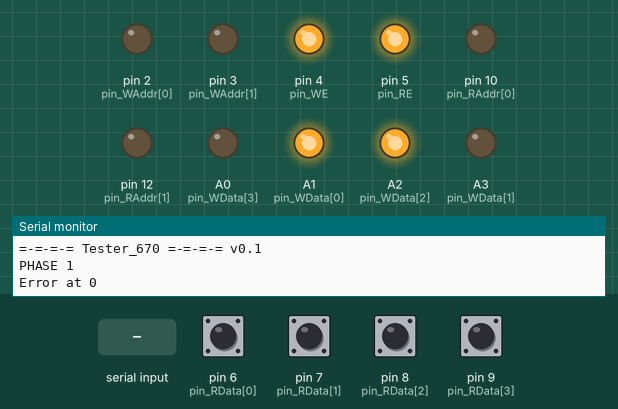
Recording of a sketch running on a simulated Arduino Uno, built with avr-gcc and run on an emulated ATmega328P. Shown: output pins drawn as LEDs (lit = HIGH), the last lines printed to the serial monitor. The test bench sets the inputs (shaded band); at power-on: pin 6 (pin_RData[0]), pin 7 (pin_RData[1]), pin 8 (pin_RData[2]), pin 9 (pin_RData[3]) HIGH.

Above: at 1.2 s.
1.3 s: "1" received over Serial
At 1.7 s:
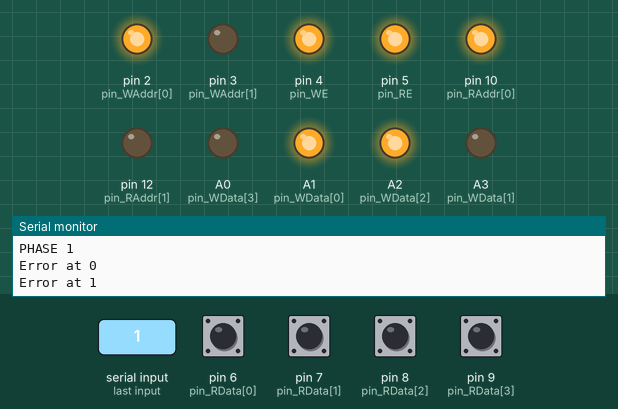
2.8 s: "0" received over Serial
At 4.0 s:
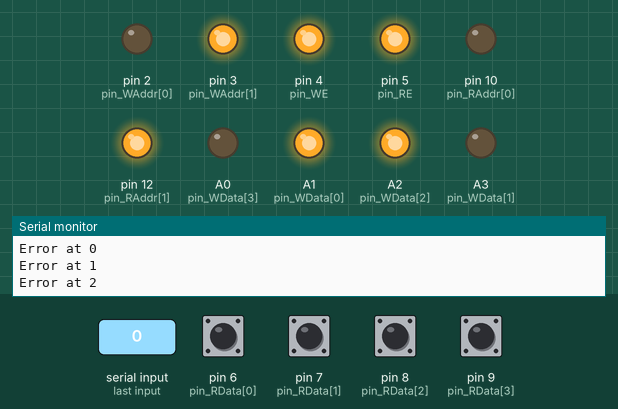
4.3 s: "2" received over Serial
At 5.2 s:
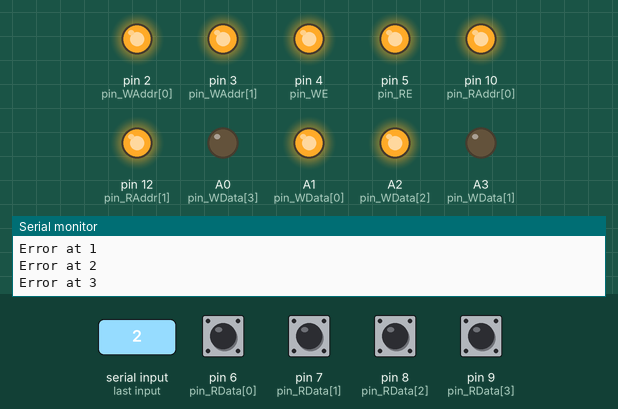
5.8 s: "1" received over Serial
At 6.3 s:
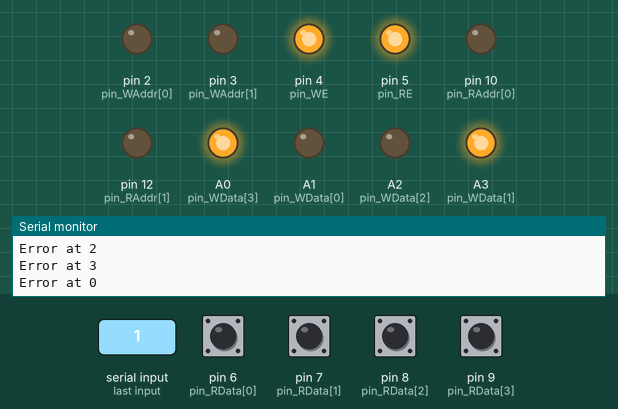
7.3 s: "0" received over Serial
At 8.5 s:
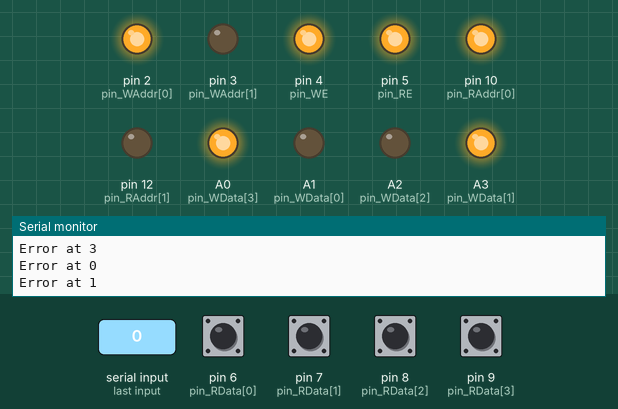
8.8 s: "2" received over Serial
At 9.8 s:
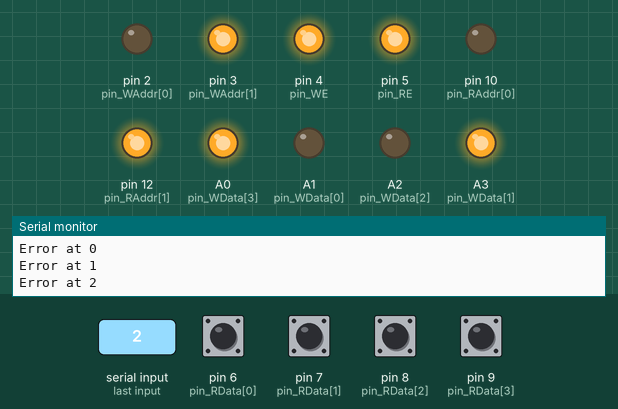
Timing chart, 0 to 11.3 s (numbered marks = the images above; inputs shaded):
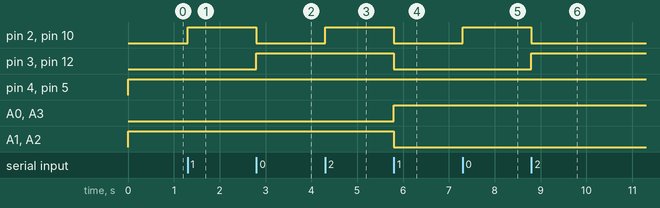

The sketch:

Tester670.ino
```cpp
/**
 * This is a tester for the 74x670 chip.
 *
 * The ’HC670 and CD74HCT670 are 16-bit register files
 * organized as 4 words x 4 bits each. Read and write address
 * and enable inputs allow simultaneous writing into one location
 * while reading another. Four data inputs are provided to store
 * the 4-bit word. The write address inputs (WA0 and WA1)
 * determine the location of the stored word in the register.
 * When write enable (WE) is low the word is entered into the
 * address location and it remains transparent to the data.
 */

#include <Arduino.h>
#include "Common.h"
#include "Debug.h"

/**
 *  Writes a value pinCount bits long to the pins specified in the 3rd argument.
 */
void Write( byte value, int pinCount, int *pins )
{
#ifdef DEBUG_DETAIL
    char buf[255];
    sprintf( buf, "W V[]=%x : ", value );
    DBG( buf );
#endif

    byte mask = 0x1;
    for( int i=0; i<pinCount; i++ )
    {
        int v = (value & mask) > 0 ? HIGH : LOW;
        mask <<= 1;

        digitalWrite( pins[i], v);
#ifdef DEBUG_DETAIL
        DBG( v );
        DBG( "," );
#endif
    }
#ifdef DEBUG_DETAIL
    DBGLN("");
#endif
}

/**
 * Reads value pinCount long from the pins specified in the 2nd argument.
 */
byte Read( int pinCount, int *pins )
{
#ifdef DEBUG_DETAIL
    DBG( "R V[]=" );
#endif
    byte mask = 0x1, ret = 0;
    for( int i=0; i<pinCount; i++ )
    {
        int v = (digitalRead( pins[i] ) == LOW) ? 0 : 1;
        ret += (v * mask);
        mask <<= 1;
#ifdef DEBUG_DETAIL
        DBG( v );
        DBG( "," );
#endif
    }
#ifdef DEBUG_DETAIL
    DBG( ":" );
    DBGLN( ret );
#endif
    return ret;
}

/**
 * Write an data to a given address
 */
void Write670( byte addr, byte data )
{
    Write( addr, 2, pin_WAddr );
    Write( data, 4, pin_WData );

    // cycle the pin to initiate the write
    digitalWrite( pin_WE, LOW );
    delay(1);
    digitalWrite( pin_WE, HIGH );
}

/**
 * Read data from a given address
 */
byte Read670( byte addr )
{
    Write( addr, 2, pin_RAddr );


    // cycle the pin to initiate the read
    digitalWrite( pin_RE, LOW );
    byte ret = Read( 4, pin_RData );
    digitalWrite( pin_RE, HIGH );

    return ret;
}

void setup()
{
    DebugInit();

    pinMode( pin_WE, OUTPUT );
    pinMode( pin_WAddr[0], OUTPUT );
    pinMode( pin_WAddr[1], OUTPUT );

    pinMode( pin_RE, OUTPUT );
    pinMode( pin_RAddr[0], OUTPUT );
    pinMode( pin_RAddr[1], OUTPUT );

    for( int i=0; i<4; i++ )
    {
        pinMode( pin_WData[i], OUTPUT );
        pinMode( pin_RData[i], INPUT_PULLUP );
    }

    digitalWrite( pin_WE, HIGH );
    digitalWrite( pin_RE, HIGH );
}

void loop()
{
    DBGLN("PHASE 1");
    // Store and check 2 different values in 4 addresses one address at a time. Total 8 checks for phase 1
    byte v[2] = { 0x5, 0xa };
    for( int i=0; i<2; i++ )
    {
        for( int a=0; a<4; a++ )
        {
            Write670( a, v[i] );
            if( Read670(a) != v[i] )
            {
                DBG( "Error at ");
                DBGHEXLN( a );
                DBGPAUSE();
            }
            else
            {
                DBG(".");
            }
        }
    }

    DBGLN("\nPHASE 2");
    // Store and check 16 different values in 4 addresses one address at a time. Total 64 checks for phase 2
    for( int a=0; a<4; a++ )
    {
        for( int d=0; d<16; d++ )
        {
            Write670( a, d );
            if( Read670(a) != d )
            {
                DBG( "Error at ");
                DBGHEX( a );
                DBG( ", Value = ");
                DBGHEXLN( d );
                DBGPAUSE();
            }
            else
            {
                DBG(".");
            }
        }
    }

    DBGLN("\nCompleted");
    DBGPAUSE();
}
```

Common.h
```cpp
/*
 * Common.h
 * by cloudree
 *
 */

#define PRODUCT       "=-=-=-= Tester_670 =-=-=-="
#define MAJOR_VERSION "0"
#define MINOR_VERSION "1"
#define VERSION       ("v" MAJOR_VERSION "." MINOR_VERSION)

#define _DEBUG
// 91% is safe : 120544
// 92% has error : 121192

// Global --------------
const int pin_WData[4] = { A1, A3, A2, A0 };
const int pin_RData[4] = { 6, 7, 8, 9 };

const int pin_WAddr[2] = { 2, 3 };
const int pin_RAddr[2] = { 10, 12 };

const int pin_WE = 4;
const int pin_RE = 5;
```

Debug.cpp
```cpp
/*
 *  Debug.cpp in Twelve
 *  by cloudree@naver.com
 *
 */

#include <Arduino.h>
#include <String.h>

#include "Common.h"
#include "Debug.h"

#ifdef _DEBUG

static bool inited = false;

void DebugInit()
{
    Serial.begin( SERIAL_SPEED);

    // wait until teminal action
    //while ( !Serial.available() )
    //    continue;

    Serial.println( String(PRODUCT) + String(" ") + String(VERSION) );

    inited = true;
}

void DBG(String msg)          { if(inited) Serial.print(msg); }
void DBGHEX(long int data)    { if(inited) Serial.print( String(data, HEX) + " "); }
void DBG(int num)             { if(inited) Serial.print( String(num) + " "); }
void DBGLN(String msg)        { if(inited) Serial.println(msg); }
void DBGHEXLN(long int data)  { if(inited) Serial.println( String(data, HEX) + " "); }
void DBGLN(int num)           { if(inited) Serial.println( String(num) + " "); }

void Dump(uint8_t len, uint8_t *buf)
{
    if(!inited) return;
  	for (int i = 0; i<len; i++) {
    		Serial.print(buf[i], HEX);
        if( i % 32 == 31 )
            Serial.println("");
        else
    		    Serial.print(",");
  	}
  	Serial.println("");
}

void DBGPAUSE()
{
    while( Serial.available() == 0 );
    Serial.read();
}

#endif  // _DEBUG
```

Debug.h
```cpp
/*
 *  Debug.h in Twelve
 *  by cloudree@naver.com
 *
 */

#ifdef _DEBUG

#define SERIAL_SPEED    57600
void DebugInit();

void DBG(String msg);
void DBGHEX(long int data);
void DBG(int num);
void DBGLN(String msg);
void DBGHEXLN(long int data);
void DBGLN(int num);
void Dump(uint8_t len, uint8_t *buf);
void DBGPAUSE();

#else  // _DEBUG

# define DebugInit()
# define DBG(a)
# define DBGHEX(a)
# define DBGHEXLN(a)
# define DBGLN(a)
# define Dump(a,b)
# define DBGPAUSE()

#endif  // _DEBUG
```

Measured:
- after the input at 1.3 s, pin 2 (pin_WAddr[0]), pin 10 (pin_RAddr[0]): LOW → HIGH at once
- after the input at 2.8 s, pin 2 (pin_WAddr[0]), pin 10 (pin_RAddr[0]): HIGH → LOW at once; pin 3 (pin_WAddr[1]), pin 12 (pin_RAddr[1]): LOW → HIGH at once
- after the input at 4.3 s, pin 2 (pin_WAddr[0]), pin 10 (pin_RAddr[0]): LOW → HIGH at once
- after the input at 5.8 s, pin 2 (pin_WAddr[0]), pin 3 (pin_WAddr[1]), pin 10 (pin_RAddr[0]), pin 12 (pin_RAddr[1]), A1 (pin_WData[0]), A2 (pin_WData[2]): HIGH → LOW at once; A0 (pin_WData[3]), A3 (pin_WData[1]): LOW → HIGH at once
- after the input at 7.3 s, pin 2 (pin_WAddr[0]), pin 10 (pin_RAddr[0]): LOW → HIGH at once
- after the input at 8.8 s, pin 2 (pin_WAddr[0]), pin 10 (pin_RAddr[0]): HIGH → LOW at once; pin 3 (pin_WAddr[1]), pin 12 (pin_RAddr[1]): LOW → HIGH at once
